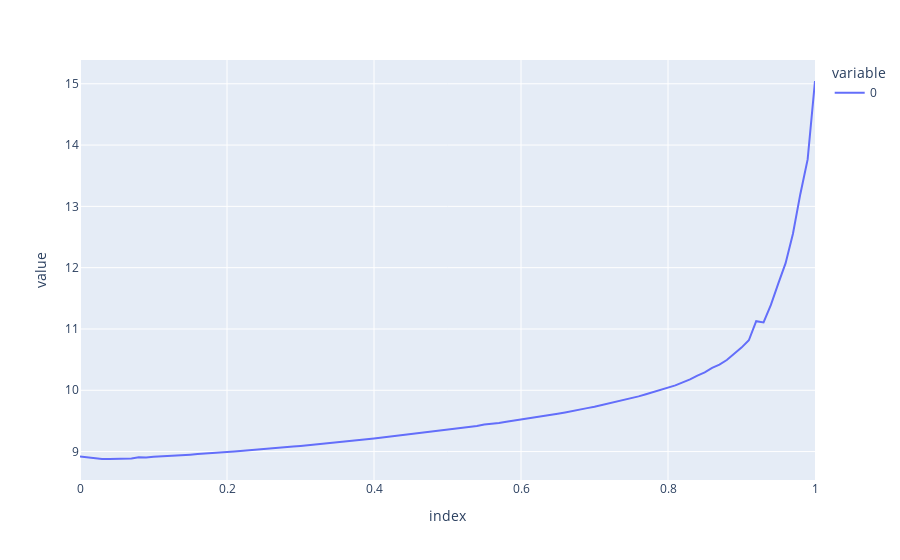

Notebook code cell kept with this figure:
### Code cell
px.line(rawres_fixed_shrk_data.iloc[:5040].std()*np.sqrt(252)*100)
